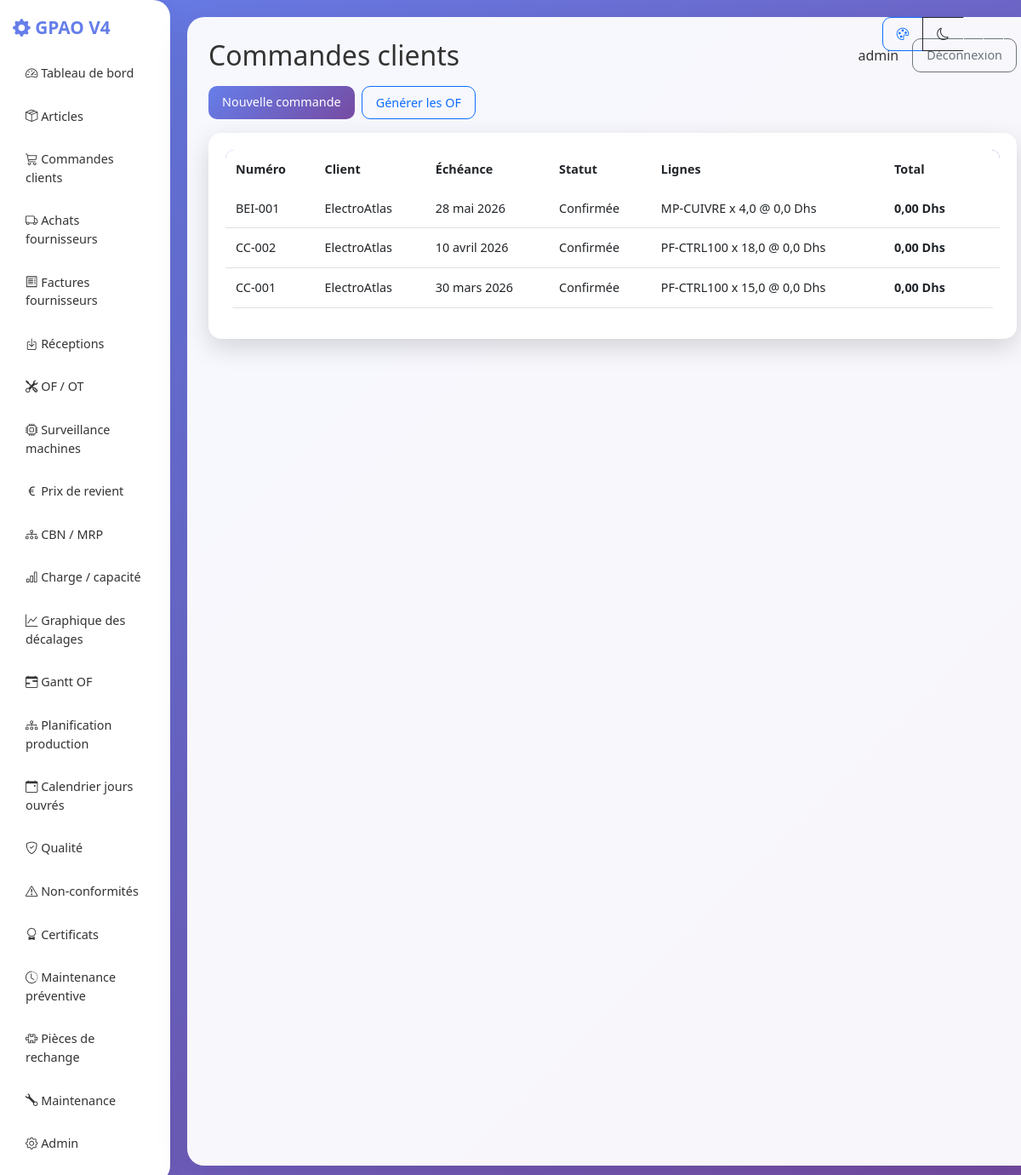
Screenshot of /orders/ (signed in) with the database file from the repository.
### core/models.py (models this page shows, shortened)
class TimeStampedModel(models.Model):
    created_at = models.DateTimeField(auto_now_add=True)
    updated_at = models.DateTimeField(auto_now=True)
    class Meta:
        abstract = True

class CustomerOrder(TimeStampedModel):
    STATUS_CHOICES = [('DRAFT', 'Brouillon'), ('CONFIRMED', 'Confirmée')]
    number = models.CharField(max_length=30, unique=True)
    customer = models.ForeignKey(Customer, on_delete=models.CASCADE)
    due_date = models.DateField(default=timezone.now)
    status = models.CharField(max_length=20, choices=STATUS_CHOICES, default='DRAFT')
    @property
    def total_amount(self):
        return sum(line.line_total for line in self.lines.all())

class Customer(TimeStampedModel):
    name = models.CharField(max_length=255)
    email = models.EmailField(blank=True)

class CustomerOrderLine(TimeStampedModel):
    order = models.ForeignKey(CustomerOrder, related_name='lines', on_delete=models.CASCADE)
    article = models.ForeignKey(Article, on_delete=models.CASCADE)
    quantity = models.FloatField()
    unit_price = models.FloatField(default=0)
    discount_percent = models.FloatField(default=0)
    @property
    def line_total(self):
        return self.quantity * self.unit_price * (1 - self.discount_percent / 100)

class Article(TimeStampedModel):
    TYPE_CHOICES = [
        ('RAW', 'Matière première'),
        ('COMP', 'Composant'),
        ('SFG', 'Semi-fini'),
        ('FG', 'Produit fini'),
    ]
    code = models.CharField(max_length=30, unique=True)
    designation = models.CharField(max_length=255)
    article_type = models.CharField(max_length=10, choices=TYPE_CHOICES, default='RAW')
    unit = models.CharField(max_length=20, default='u')
    current_stock = models.FloatField(default=0)
    reserved_stock = models.FloatField(default=0)
    safety_stock = models.FloatField(default=0)
    reorder_point = models.FloatField(default=0)
    annual_demand = models.FloatField(default=0)
    ordering_cost = models.FloatField(default=0)
    carrying_rate = models.FloatField(default=0.2)
    unit_cost = models.FloatField(default=0)
    lead_time_days = models.PositiveIntegerField(default=0)
    abc_class = models.CharField(max_length=1, blank=True, default='')
    active = models.BooleanField(default=True)
    class Meta:
        ordering = ['code']

### core/views.py (the view)
# urls.py: path('orders/', views.order_list, name='order_list'),
@login_required
def order_list(request):
    orders = CustomerOrder.objects.select_related('customer').prefetch_related('lines__article').order_by('-due_date')
    return render(request, 'core/orders.html', {'orders': orders})

### gpao/context_processors.py (called while the page is built)
def user_role(request):
    if request.user.is_authenticated:
        try:
            profile = UserProfile.objects.get(user=request.user)
            return {'user_role': profile.role}
        except UserProfile.DoesNotExist:
            return {'user_role': 'OPERATOR'}
    return {'user_role': None}

### templates/core/orders.html (shortened to what this page needs)
{% extends 'base.html' %}
{% block page_title %}Commandes clients{% endblock %}
{% block content %}
<div class="d-flex gap-2 mb-3">
  <a class="btn btn-primary" href="/orders/new/">Nouvelle commande</a>
  <a class="btn btn-outline-primary" href="/generate-of/">Générer les OF</a>
</div>
<div class="card card-kpi">
  <div class="card-body table-responsive">
    <table class="table align-middle">
      <thead>
        <tr>
          <th>Numéro</th>
          <th>Client</th>
          <th>Échéance</th>
          <th>Statut</th>
          <th>Lignes</th>
          <th>Total</th>
          <th></th>
        </tr>
      </thead>
      <tbody>
        {% for o in orders %}
        <tr>
          <td>{{ o.number }}</td>
          <td>{{ o.customer.name }}</td>
          <td>{{ o.due_date }}</td>
          <td>{{ o.get_status_display }}</td>
          <td>
            {% for l in o.lines.all %}
              <div>{{ l.article.code }} x {{ l.quantity }} @ {{ l.unit_price }} Dhs {% if l.discount_percent > 0 %}(-{{ l.discount_percent }}%){% endif %}</div>
            {% endfor %}
          </td>
          <td><strong>{{ o.total_amount|floatformat:2 }} Dhs</strong></td>
          <td>
          </td>
        </tr>
        {% endfor %}
      </tbody>
    </table>
  </div>
</div>
{% endblock %}

### templates/base.html (shortened to what this page needs)
<!DOCTYPE html>
<html lang="fr">
<head>
  <link href="https://cdn.jsdelivr.net/npm/bootstrap@5.3.0/dist/css/bootstrap.min.css" rel="stylesheet">
  <link rel="stylesheet" href="https://cdn.jsdelivr.net/npm/bootstrap-icons@1.11.0/font/bootstrap-icons.css">
</head>
<body>
  <div class="theme-switcher btn-group" role="group">
    <button type="button" class="btn btn-sm btn-outline-primary" onclick="setTheme('default')" title="Dégradé par défaut"><i class="bi bi-palette"></i></button>
    <button type="button" class="btn btn-sm btn-outline-dark" onclick="setTheme('dark')" title="Mode sombre"><i class="bi bi-moon"></i></button>
    <button type="button" class="btn btn-sm btn-outline-light" onclick="setTheme('light')" title="Mode clair"><i class="bi bi-sun"></i></button>
  </div>
<div class="d-flex">
    <aside class="col-md-2">
      <h4><i class="bi bi-gear-fill"></i> GPAO V4</h4>
      <nav class="d-grid gap-1">
        <a href="/"><i class="bi bi-speedometer2"></i> Tableau de bord</a>
        <a href="/articles/"><i class="bi bi-box-seam"></i> Articles</a>
        <a href="/orders/"><i class="bi bi-cart3"></i> Commandes clients</a>
        {% if user_role == 'BUYER' or user_role == 'ADMIN' %}
        <a href="/supplier-orders/"><i class="bi bi-truck"></i> Achats fournisseurs</a>
        <a href="/supplier-invoices/"><i class="bi bi-receipt"></i> Factures fournisseurs</a>
        {% endif %}
        {% if user_role == 'STOREKEEPER' or user_role == 'ADMIN' %}
        <a href="/supplier-receipts/"><i class="bi bi-box-arrow-in-down"></i> Réceptions</a>
        {% endif %}
        {% if user_role == 'OPERATOR' or user_role == 'ADMIN' %}
        <a href="/manufacturing/"><i class="bi bi-tools"></i> OF / OT</a>
        <a href="/machine-status/"><i class="bi bi-cpu"></i> Surveillance machines</a>
        {% endif %}
        {% if user_role == 'ADMIN' %}
        <a href="/production-costs/"><i class="bi bi-currency-euro"></i> Prix de revient</a>
        {% endif %}
        <a href="/mrp/"><i class="bi bi-diagram-3"></i> CBN / MRP</a>
        <a href="/capacity/"><i class="bi bi-bar-chart"></i> Charge / capacité</a>
        <a href="/decalages/"><i class="bi bi-graph-up"></i> Graphique des décalages</a>
        {% if user_role == 'OPERATOR' or user_role == 'ADMIN' %}
        <a href="/gantt/"><i class="bi bi-calendar-range"></i> Gantt OF</a>
        <a href="/production-planning/"><i class="bi bi-diagram-3"></i> Planification production</a>
        {% endif %}
        <a href="/holidays/"><i class="bi bi-calendar-event"></i> Calendrier jours ouvrés</a>
        {% if user_role == 'ADMIN' %}
        <a href="/quality-checks/"><i class="bi bi-shield-check"></i> Qualité</a>
        <a href="/non-conformities/"><i class="bi bi-exclamation-triangle"></i> Non-conformités</a>
        <a href="/certificates/"><i class="bi bi-award"></i> Certificats</a>
        <a href="/preventive-maintenance/"><i class="bi bi-clock-history"></i> Maintenance préventive</a>
        <a href="/spare-parts/"><i class="bi bi-puzzle"></i> Pièces de rechange</a>
        {% endif %}
        <a href="/maintenance/"><i class="bi bi-wrench"></i> Maintenance</a>
        <a href="/admin/"><i class="bi bi-gear"></i> Admin</a>
      </nav>
    </aside>
    <main class="col-md-10">
      <div class="d-flex justify-content-between align-items-center mb-3 flex-wrap">
        <h2 class="mb-0">{% block page_title %}GPAO{% endblock %}</h2>
        <div class="d-flex align-items-center gap-2">
          {% if request.user.is_authenticated %}
            <span class="me-2">{{ request.user.username }}</span>
            <form method="post" action="{% url 'logout' %}" class="d-inline">{% csrf_token %}<button class="btn btn-outline-secondary btn-sm">Déconnexion</button></form>
          {% endif %}
        </div>
      </div>
      {% block content %}{% endblock %}
    </main>
  </div>
</body>
</html>

### templates/base.html (style rules this page uses)
:root { --primary-gradient: linear-gradient(135deg, #667eea 0%, #764ba2 100%); --primary-color: #667eea; --bg-color: linear-gradient(135deg, #667eea 0%, #764ba2 100%); --card-bg: rgba(255,255,255,0.95); --text-color: #333; --sidebar-bg: white; }
body { background: var(--bg-color); min-height: 100vh; color: var(--text-color); }
.card-kpi { border: none; box-shadow: 0 10px 30px rgba(0,0,0,0.15); border-radius: 15px; transition: transform 0.3s; }
.card-kpi .card-body { padding: 20px; }
aside { background: var(--sidebar-bg); box-shadow: 0 10px 40px rgba(0,0,0,0.1); padding: 20px 15px; border-radius: 0 20px 20px 0; }
aside h4 { color: var(--primary-color); font-weight: 700; margin-bottom: 20px; font-size: 1.3rem; }
nav a { padding: 10px 15px; color: var(--text-color); text-decoration: none; border-radius: 10px; margin-bottom: 5px; display: block; transition: all 0.3s; font-weight: 500; font-size: 0.9rem; }
main { background: var(--card-bg); border-radius: 20px; margin: 20px; padding: 25px; box-shadow: 0 10px 40px rgba(0,0,0,0.1); min-height: calc(100vh - 40px); }
.table { border-radius: 10px; overflow: hidden; }
.table thead { background: var(--primary-gradient); color: white; }
.table th { padding: 12px; font-weight: 600; border: none; font-size: 0.9rem; }
.table td { padding: 12px; vertical-align: middle; font-size: 0.9rem; }
.btn { border-radius: 10px; padding: 8px 16px; font-weight: 500; transition: all 0.3s; font-size: 0.9rem; }
.btn-primary { background: var(--primary-gradient); border: none; }
.theme-switcher { position: fixed; top: 20px; right: 20px; z-index: 1001; }

### rows the page displays
CustomerOrder: number "BEI-001", customer.name "ElectroAtlas", due_date "28 mai 2026", status "Confirmée", total_amount "0,00"
CustomerOrderLine: article.code "MP-CUIVRE", quantity "4,0", unit_price "0,0"
CustomerOrder: number "CC-002", customer.name "ElectroAtlas", due_date "10 avril 2026", status "Confirmée", total_amount "0,00"
CustomerOrderLine: article.code "PF-CTRL100", quantity "18,0", unit_price "0,0"
CustomerOrder: number "CC-001", customer.name "ElectroAtlas", due_date "30 mars 2026", status "Confirmée", total_amount "0,00"
CustomerOrderLine: article.code "PF-CTRL100", quantity "15,0", unit_price "0,0"

### other values shown
{{ request.user.username }} "admin"
